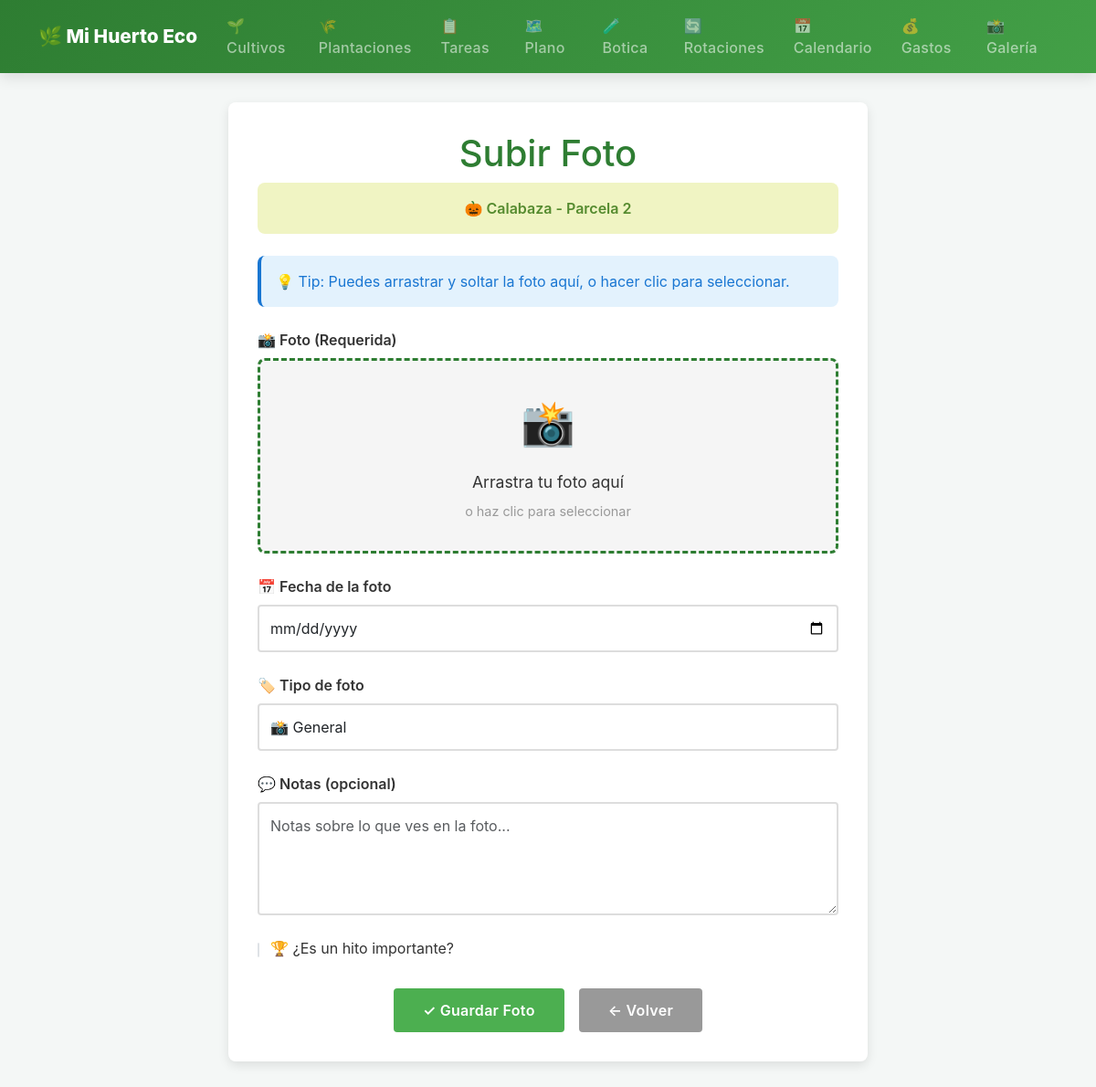
Page /fotos/subir/31/ on the committed database.
### gestion_huerto/models.py (models this page shows, shortened)
class Plantacion(models.Model):
    PROCEDENCIA_CHOICES = [
        ('semilla_propia', 'Semilla Propia'),
        ('compra_local', 'Compra Local'),
        ('ajero corella', 'Ajero Corella'),
        ('piensos muga', 'Piensos Muga'),
        ('cintruenigo', 'Cintruenigo'),
        ('otro', 'Otro'),
    ]
    parcela = models.ForeignKey(Parcela, on_delete=models.CASCADE, related_name='plantaciones')
    cultivo = models.ForeignKey(Cultivo, on_delete=models.CASCADE, related_name='plantaciones')
    variedad = models.ForeignKey(Variedad, on_delete=models.SET_NULL, null=True, blank=True, related_name='plantaciones')
    columna_inicio = models.PositiveIntegerField()
    fila_inicio = models.PositiveIntegerField()
    columna_fin = models.PositiveIntegerField()
    fila_fin = models.PositiveIntegerField()
    distancia_personalizada = models.DecimalField(max_digits=5, decimal_places=2, null=True, blank=True, help_text="Distancia en cm entre plantas")
    precio_unitario_cosecha = models.DecimalField(max_digits=8, decimal_places=2, null=True, blank=True)
    origen_plantel = models.CharField(
        max_length=100,
        blank=True,
        help_text="Ej: semillero propio, vivero local, intercambio, etc."
    )
    observaciones_seguimiento = models.TextField(
        blank=True,
        help_text="Resumen general del seguimiento del cultivo"
    )
    TIPO_SIEMBRA_CHOICES = [
        ('terreno', 'Siembra en terreno'),
        ('semillero', 'Siembra en semillero'),
    ]
    tipo_siembra = models.CharField(
        max_length=20,
        choices=TIPO_SIEMBRA_CHOICES,
        default='terreno',
        help_text="¿Dónde se siembra? (terreno directamente o semillero para trasplantar)"
    )
    ESTADO_CHOICES = [
        ('planificada', 'Planificada'),
        ('sembrada', 'Sembrada'),
        ('germinada', 'Germinada'),
        ('trasplantada', 'Trasplantada'),
        ('en_cultivo', 'En cultivo'),
        ('en_cosecha', 'En cosecha'),
        ('finalizada', 'Finalizada'),
        ('perdida', 'Perdida'),
    ]
    estado = models.CharField(
        max_length=20,
        choices=ESTADO_CHOICES,
        default='sembrada',
        help_text="Estado actual de la plantación"
    )
    fecha_germinado_estimado = models.DateField(null=True, blank=True, help_text="Fecha prevista para la germinación")
    fecha_germinado_real = models.DateField(null=True, blank=True, help_text="Fecha en que germinó")
    fecha_siembra = models.DateField(null=True, blank=True, help_text="Deprecated: usar fecha_siembra_real")
    fecha_trasplante = models.DateField(null=True, blank=True, help_text="Fecha de trasplante (si aplica)")
    MODO_IMPLANTACION_CHOICES = [
        ('directa', 'Siembra directa'),
        ('semillero', 'Desde semillero'),
        ('plantel', 'Plantel comprado'),
    ]
    modo_implantacion = models.CharField(
        max_length=20,
        choices=MODO_IMPLANTACION_CHOICES,
        default='directa',
        blank=False,
        verbose_name='Modo de implantación',
        help_text='Cómo entra el cultivo al terreno definitivo.'
    )
    fecha_recoleccion_inicio = models.DateField(null=True, blank=True, help_text="Fecha prevista para inicio de cosecha")
    fecha_recoleccion_esperada = models.DateField(null=True, blank=True, help_text="Deprecated: usar fecha_recoleccion_inicio")
    procedencia = models.CharField(
        max_length=20,
        choices=PROCEDENCIA_CHOICES,
        default='otro',
        help_text="Origen de la planta o semilla"
    )
    notas = models.TextField(blank=True)
    objects = PlantacionQuerySet.as_manager()
    cantidad = models.PositiveIntegerField(
    null=True, blank=True,
    help_text="Número de plantas plantadas"
    )
    class Meta:
        verbose_name = "Plantación"
        verbose_name_plural = "Plantaciones"
        ordering = ['-fecha_siembra']

class Cultivo(models.Model):
    FAMILIA_CHOICES = [
        ('solanaceas',    'Solanáceas (Tomate, Pimiento, Berenjena, Patata)'),
        ('cucurbitaceas', 'Cucurbitáceas (Calabaza, Calabacín, Pepino, Melón)'),
        ('cruciferas',    'Crucíferas (Brócoli, Repollo, Coliflor, Rábano)'),
        ('hoja',          'Hoja (Lechuga, Espinaca, Acelga)'),
        ('umbeliferas',   'Umbelíferas (Zanahoria, Apio, Perejil, Hinojo)'),
        ('leguminosas',   'Leguminosas (Haba, Guisante, Judía, Alubia)'),
        ('aliaceas',      'Alíaceas (Ajo, Cebolla, Puerro, Cebolleta)'),
        ('gramineas',     'Gramíneas (Maíz, Trigo)'),
        ('compuestas',    'Compuestas (Alcachofa, Girasol)'),
        ('otros',         'Otros'),
    ]
    TIPO_CULTIVO_CHOICES = [
        ('hortaliza', 'Hortaliza'),
        ('frutal', 'Frutal'),
        ('flor', 'Flor'),
    ]
    GRUPO_ROTACION_CHOICES = [
        ('fruto', 'Grupo A — Fruto (Solanáceas, Cucurbitáceas)'),
        ('hoja_raiz', 'Grupo B — Hoja/Raíz (Crucíferas, Lechugas, Zanahorias)'),
        ('leguminosa', 'Grupo C — Leguminosa (Fija nitrógeno)'),
        ('bulbo', 'Grupo D — Bulbo/Limpieza (Aliáceas)'),
    ]
    grupo_rotacion = models.CharField(
        max_length=20,
        choices=GRUPO_ROTACION_CHOICES,
        blank=True,
        help_text="Grupo de rotación al que pertenece el cultivo"
    )
    tipo_cultivo = models.CharField(
        max_length=20,
        choices=TIPO_CULTIVO_CHOICES,
        default='hortaliza',
        help_text="Hortaliza, frutal o flor"
    )
    es_perenne = models.BooleanField(
        default=False,
        help_text="Marca si la planta permanece varios años (ej. frutales, aromáticas perennes)"
    )
    nombre = models.CharField(max_length=100, unique=True)
    familia = models.CharField(max_length=20, choices=FAMILIA_CHOICES, default='otros')
    emoji = models.CharField(max_length=10, blank=True, default='🌱')
    requiere_trasplante = models.BooleanField(default=False)
    clasificacion_rotacion = models.CharField(max_length=100, blank=True)
    epoca_siembra = models.CharField(max_length=50, blank=True)
    epoca_trasplante = models.CharField(max_length=50, blank=True)
    epoca_recoleccion = models.CharField(max_length=50, blank=True)
    dias_ciclo = models.PositiveIntegerField(null=True, blank=True)
    marco_plantacion = models.CharField(max_length=100, blank=True)
    distancia_plantas = models.PositiveIntegerField(null=True, blank=True)
    distancia_lineas = models.PositiveIntegerField(null=True, blank=True)
    profundidad_siembra = models.CharField(max_length=50, blank=True)
    meses_siembra = models.CharField(max_length=50, blank=True)
    meses_trasplante = models.CharField(max_length=50, blank=True)
    meses_recoleccion = models.CharField(max_length=50, blank=True)
    temp_min_germinacion = models.PositiveIntegerField(null=True, blank=True)
    temp_optima_germinacion = models.PositiveIntegerField(null=True, blank=True)
    temp_max_germinacion = models.PositiveIntegerField(null=True, blank=True)
    tiempo_germinacion = models.PositiveIntegerField(null=True, blank=True)
    riego = models.TextField(blank=True)
    abono = models.TextField(blank=True)
    mantenimiento = models.TextField(blank=True)
    plagas_comunes = models.TextField(blank=True)
    enfermedades_comunes = models.TextField(blank=True)
    observaciones = models.TextField(blank=True)
    notas_locales = models.TextField(blank=True)
    NO_RIEGO_INICIAL = {
        'patata', 'patatas',
        'judia', 'judias', 'judía', 'judías',
        'maiz', 'maíz',
    }
    class Meta:
        verbose_name = "Cultivo"
        verbose_name_plural = "Cultivos"
        ordering = ['nombre']

class Parcela(models.Model):
    TIPO_TABLA_CHOICES = [
        (1, 'Tabla 1 (17x12 Rectangular)'),
        (2, 'Tabla 2 (Trapezoidal 6-12m)'),
        (3, 'Tabla 3 (Irregular 12-6m)'),
    ]
    nombre = models.CharField(max_length=100, unique=True)
    columnas = models.PositiveIntegerField(default=12)
    filas = models.PositiveIntegerField(default=12)
    tipo_tabla = models.PositiveIntegerField(
        choices=TIPO_TABLA_CHOICES,
        default=1,
        help_text="Tipo de tabla para validación geométrica (1=rectangular, 2=triangular, 3=diagonal)",
    )
    foto_general = models.ImageField(upload_to='parcelas/', blank=True, null=True)
    class Meta:
        verbose_name = "Parcela"
        verbose_name_plural = "Parcelas"

### gestion_huerto/views.py (the view)
# urls.py: path('fotos/subir/<int:plantacion_id>/', views.subir_foto, name='subir_foto'),
def subir_foto(request, plantacion_id=None):
    if plantacion_id is None:
        return redirect('subir_foto_seleccionar')
    plantacion = get_object_or_404(Plantacion, pk=plantacion_id)
    if request.method == 'POST':
        form = FotoHuertoForm(request.POST, request.FILES)
        if form.is_valid():
            foto = form.save(commit=False)
            foto.plantacion = plantacion
            foto.save()
            messages.success(request, 'Foto subida correctamente.')
            return redirect('galeria_plantacion', plantacion_id=plantacion.id)
    else:
        form = FotoHuertoForm()
    return render(request, 'galeria/formulario_foto.html', {
        'form': form,
        'plantacion': plantacion,
        'titulo': 'Subir Foto',
        'es_edicion': False,
    })

### gestion_huerto/templates/galeria/formulario_foto.html (shortened to what this page needs)
{% extends 'base.html' %}
{% load static %}
{% block content %}
<div class="container">
    <div class="formulario-foto">
        <h1>{{ titulo }}</h1>
        {% if plantacion %}
            <div class="badge-plantacion">
                {{ plantacion.cultivo.emoji }} {{ plantacion.cultivo.nombre }} - {{ plantacion.parcela.nombre }}
            </div>
        {% else %}
            <div class="badge-plantacion">
                📷 Foto del huerto
            </div>
        {% endif %}
        {% if not es_edicion %}
            <div class="info-box">
                💡 Tip: Puedes arrastrar y soltar la foto aquí, o hacer clic para seleccionar.
            </div>
        {% endif %}
        <form method="POST" enctype="multipart/form-data" id="formularioFoto">
            <div class="form-group">
                {% if not es_edicion %}
                    <label for="id_imagen">📸 Foto (Requerida)</label>
                    <div class="drop-zone" id="dropZone">
                        <div class="drop-zone-icon">📸</div>
                        <div class="drop-zone-text">Arrastra tu foto aquí</div>
                        <div class="drop-zone-subtext">o haz clic para seleccionar</div>
                    </div>
                {% else %}
                    <label for="id_imagen">📸 Reemplazar foto (opcional)</label>
                    {{ form.imagen }}
                    <span class="help-text">Deja en blanco para mantener la foto actual</span>
                {% endif %}
            </div>
            <div class="form-group">
                <label for="id_fecha_foto">📅 Fecha de la foto</label>
                {{ form.fecha_foto }}
            </div>
            <div class="form-group">
                <label for="id_etiqueta">🏷️ Tipo de foto</label>
                {{ form.etiqueta }}
            </div>
            <div class="form-group">
                <label for="id_comentario">💬 Notas (opcional)</label>
                {{ form.comentario }}
            </div>
            <div class="form-group">
                <div class="checkbox-group">
                    {{ form.es_hito }}
                    <label for="id_es_hito" style="margin: 0; font-weight: normal;">
                        🏆 ¿Es un hito importante?
                    </label>
                </div>
            </div>
            <div class="form-actions">
                <button type="submit" class="btn btn-guardar" id="btnGuardar">
                    ✓ Guardar Foto
                </button>
                {% if plantacion %}
                    <a href="{% url 'galeria_plantacion' plantacion.id %}" class="btn btn-cancelar">
                        ← Volver
                    </a>
                {% else %}
                    <a href="{% url 'galeria_general' %}" class="btn btn-cancelar">
                        ← Volver
                    </a>
                {% endif %}
            </div>
        </form>
    </div>
</div>
{% endblock %}

### rows in the picture
Plantacion: cultivo.emoji "🎃", cultivo.nombre "Calabaza", parcela.nombre "Parcela 2"

### other values in the picture
{{ titulo }} "Subir Foto"
